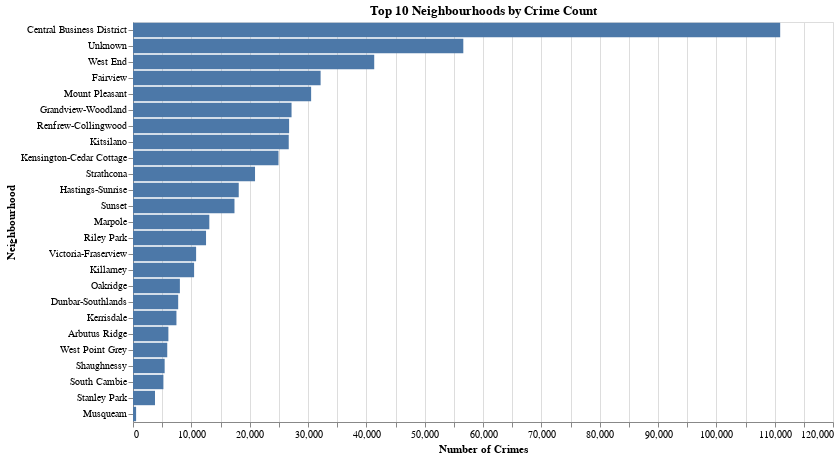

Notebook cell for this chart:
### Code cell
chart = alt.Chart(df).mark_bar().encode(
    y=alt.Y('NEIGHBOURHOOD:N', sort='-x', title='Neighbourhood'),
    x=alt.X('count()', title='Number of Crimes'),
).properties(
    title='Top 10 Neighbourhoods by Crime Count',
    width=700,
    height=400
)

chart

### Figure 1 — Vega specification as saved in the notebook (floating-point values rounded to 4 significant figures)
{"$schema": "https://vega.github.io/schema/vega/v5.json", "data": [{"name": "source_0"}, {"name": "data_0", "values": [{"NEIGHBOURHOOD": "Strathcona", "__count": 20919}, {"NEIGHBOURHOOD": "Kerrisdale", "__count": 7447}, {"NEIGHBOURHOOD": "Dunbar-Southlands", "__count": 7746}, {"NEIGHBOURHOOD": "Grandview-Woodland", "__count": 27180}, {"NEIGHBOURHOOD": "Sunset", "__count": 17396}, {"NEIGHBOURHOOD": "West End", "__count": 41352}, {"NEIGHBOURHOOD": "Unknown", "__count": 56624}, {"NEIGHBOURHOOD": "Central Business District", "__count": 110947}, {"NEIGHBOURHOOD": "Hastings-Sunrise", "__count": 18126}, {"NEIGHBOURHOOD": "Victoria-Fraserview", "__count": 10819}, {"NEIGHBOURHOOD": "Fairview", "__count": 32161}, {"NEIGHBOURHOOD": "Kensington-Cedar Cottage", "__count": 24941}, {"NEIGHBOURHOOD": "West Point Grey", "__count": 5871}, {"NEIGHBOURHOOD": "Shaughnessy", "__count": 5426}, {"NEIGHBOURHOOD": "Renfrew-Collingwood", "__count": 26761}, {"NEIGHBOURHOOD": "Killarney", "__count": 10475}, {"NEIGHBOURHOOD": "Riley Park", "__count": 12521}, {"NEIGHBOURHOOD": "Arbutus Ridge", "__count": 6066}, {"NEIGHBOURHOOD": "Musqueam", "__count": 532}, {"NEIGHBOURHOOD": "Mount Pleasant", "__count": 30536}, {"NEIGHBOURHOOD": "Kitsilano", "__count": 26699}, {"NEIGHBOURHOOD": "Stanley Park", "__count": 3775}, {"NEIGHBOURHOOD": "South Cambie", "__count": 5212}, {"NEIGHBOURHOOD": "Marpole", "__count": 13083}, {"NEIGHBOURHOOD": "Oakridge", "__count": 8037}]}, {"name": "data_0_x_domain___count", "values": [{"min": 532, "max": 110947}]}, {"name": "source_0_y_domain_NEIGHBOURHOOD", "values": [{"NEIGHBOURHOOD": "Strathcona", "sort_field": 20919}, {"NEIGHBOURHOOD": "Kerrisdale", "sort_field": 7447}, {"NEIGHBOURHOOD": "Dunbar-Southlands", "sort_field": 7746}, {"NEIGHBOURHOOD": "Grandview-Woodland", "sort_field": 27180}, {"NEIGHBOURHOOD": "Sunset", "sort_field": 17396}, {"NEIGHBOURHOOD": "West End", "sort_field": 41352}, {"NEIGHBOURHOOD": "Unknown", "sort_field": 56624}, {"NEIGHBOURHOOD": "Central Business District", "sort_field": 110947}, {"NEIGHBOURHOOD": "Hastings-Sunrise", "sort_field": 18126}, {"NEIGHBOURHOOD": "Victoria-Fraserview", "sort_field": 10819}, {"NEIGHBOURHOOD": "Fairview", "sort_field": 32161}, {"NEIGHBOURHOOD": "Kensington-Cedar Cottage", "sort_field": 24941}, {"NEIGHBOURHOOD": "West Point Grey", "sort_field": 5871}, {"NEIGHBOURHOOD": "Shaughnessy", "sort_field": 5426}, {"NEIGHBOURHOOD": "Renfrew-Collingwood", "sort_field": 26761}, {"NEIGHBOURHOOD": "Killarney", "sort_field": 10475}, {"NEIGHBOURHOOD": "Riley Park", "sort_field": 12521}, {"NEIGHBOURHOOD": "Arbutus Ridge", "sort_field": 6066}, {"NEIGHBOURHOOD": "Musqueam", "sort_field": 532}, {"NEIGHBOURHOOD": "Mount Pleasant", "sort_field": 30536}, {"NEIGHBOURHOOD": "Kitsilano", "sort_field": 26699}, {"NEIGHBOURHOOD": "Stanley Park", "sort_field": 3775}, {"NEIGHBOURHOOD": "South Cambie", "sort_field": 5212}, {"NEIGHBOURHOOD": "Marpole", "sort_field": 13083}, {"NEIGHBOURHOOD": "Oakridge", "sort_field": 8037}]}], "marks": [{"type": "rect", "name": "marks", "from": {"data": "data_0"}, "encode": {"update": {"x2": {"value": 0, "scale": "x"}, "fill": {"value": "#4c78a8"}, "x": {"field": "__count", "scale": "x"}, "height": {"signal": "max(0.25, bandwidth('y'))"}, "y": {"field": "NEIGHBOURHOOD", "scale": "y"}}}, "style": ["bar"]}], "scales": [{"name": "x", "type": "linear", "domain": [{"signal": "(data(\"data_0_x_domain___count\")[0] || {}).min"}, {"signal": "(data(\"data_0_x_domain___count\")[0] || {}).max"}], "range": [0, {"signal": "width"}], "zero": true, "nice": true}, {"name": "y", "type": "band", "domain": {"data": "source_0_y_domain_NEIGHBOURHOOD", "field": "NEIGHBOURHOOD", "sort": {"op": "max", "field": "sort_field", "order": "descending"}}, "range": [0, {"signal": "height"}], "paddingInner": 0.1, "paddingOuter": 0.05}], "axes": [{"scale": "x", "tickCount": {"signal": "ceil(width/40)"}, "orient": "bottom", "grid": true, "zindex": 0, "ticks": false, "gridScale": "y", "domain": false, "minExtent": 0, "maxExtent": 0, "labels": false, "aria": false}, {"scale": "x", "tickCount": {"signal": "ceil(width/40)"}, "zindex": 0, "title": "Number of Crimes", "labelFlush": true, "orient": "bottom", "labelOverlap": true, "grid": false}, {"scale": "y", "orient": "left", "title": "Neighbourhood", "grid": false, "zindex": 0}], "title": {"text": "Top 10 Neighbourhoods by Crime Count", "frame": "group"}, "height": 400, "background": "white", "style": "cell", "padding": 5, "width": 700}
